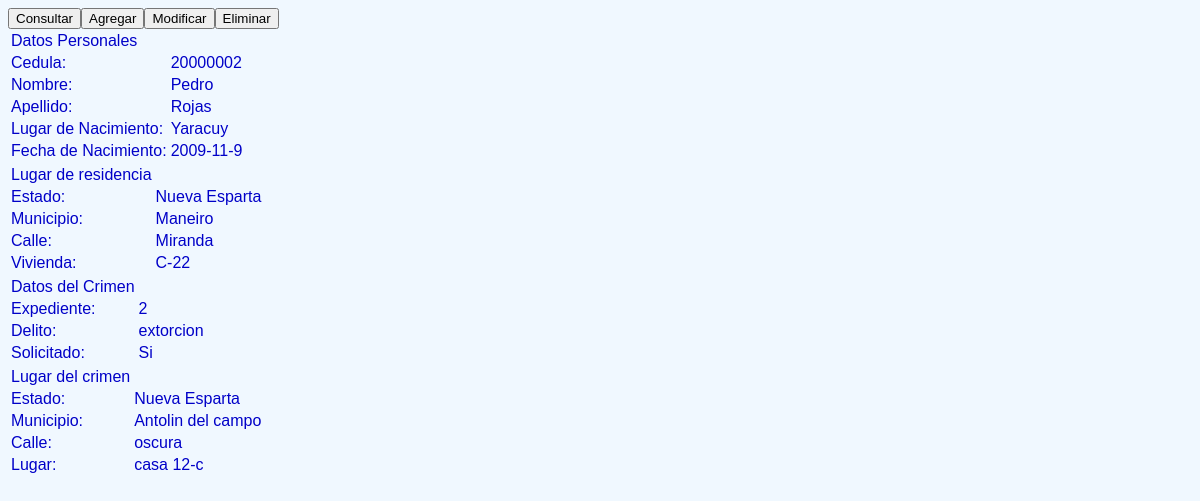
/result_consulta.php?cedula=20000002, run on an earlier commit of the app's database.
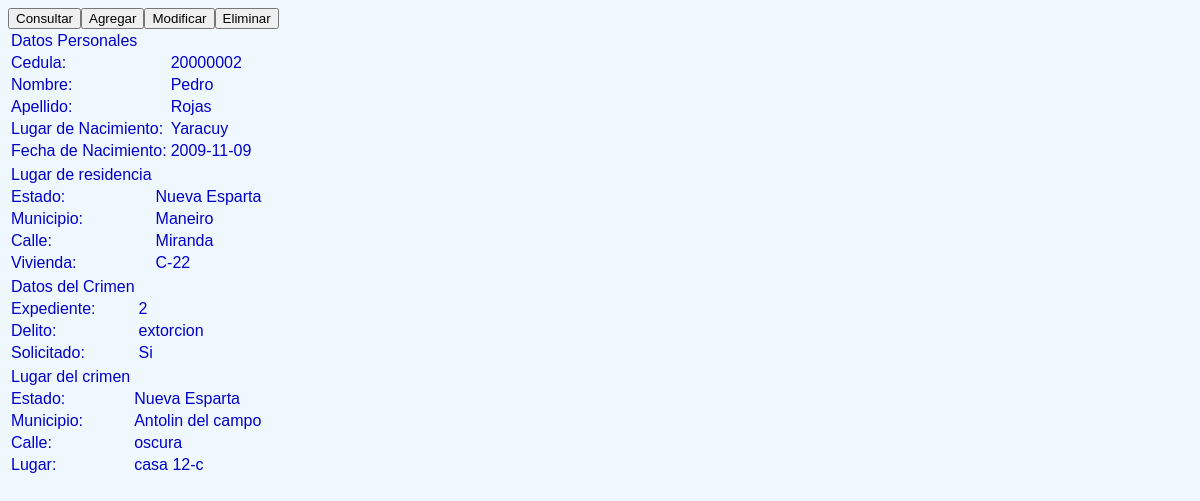
And on a later commit of the database.
### tables this page shows
CREATE TABLE Ciudadanos(
	cedula INT UNSIGNED NOT NULL,
	nombre VARCHAR(64) NOT NULL,
	apellido VARCHAR(64) NOT NULL,
	l_nacimiento VARCHAR(64) NOT NULL,
	f_nacimiento DATE NOT NULL,
	PRIMARY KEY(cedula)
);

CREATE TABLE Ubicacion_Ciudadanos(
	id_uc INT UNSIGNED NOT NULL AUTO_INCREMENT,
	cedula_uc INT UNSIGNED NOT NULL,
	estado_uc VARCHAR(64) NOT NULL,
	municipio_uc VARCHAR(64) NOT NULL,
	calle_uc VARCHAR(64) NOT NULL,
	vivienda_uc VARCHAR (64) NOT NULL,
	PRIMARY KEY (id_uc),
	INDEX UC_FK1(cedula_uc),
	FOREIGN KEY(cedula_uc)
		REFERENCES Ciudadanos(cedula)
);

CREATE TABLE Crimenes(
	expediente INT UNSIGNED NOT NULL,
    delito VARCHAR(64) NOT NULL,
    solicitado BOOL NOT NULL,
    cedula_c INT UNSIGNED NOT NULL,
    PRIMARY KEY (expediente),
    INDEX C_FK1(cedula_c),
    FOREIGN KEY (cedula_c)
		REFERENCES Ciudadanos(cedula)
);

CREATE TABLE Lugar_Crimenes(
	id_lc INT UNSIGNED NOT NULL AUTO_INCREMENT,
    estado_lc VARCHAR(64) NOT NULL,
    municipio_lc VARCHAR(64) NOT NULL,
    calle_lc VARCHAR(64) NOT NULL,
    lugar_lc VARCHAR(64) NOT NULL,
    expediente_lc INT UNSIGNED NOT NULL,
    PRIMARY KEY(id_lc),
    INDEX LC_FK1(expediente_lc),
    FOREIGN KEY (expediente_lc)
		REFERENCES Crimenes(expediente)
);

### result_consulta.php (the view, shortened to what this page needs)
<!DOCTYPE html>
<html>
  <head>
    <link rel="stylesheet" type="text/css" href="estilo.css" media="screen" />
  </head>
  <body>
    <nav name="barra" id="id_barra">
      <table>
            <form action="form_consulta.php">
              <input name="boton" id="id_boton" value="Consultar" type="submit"/>
            </form>
            <form action="form_agregar.php">
              <input name="boton" id="id_boton" value="Agregar" type="submit"/>
            </form>
            <form action="form_modificar.php">
              <input name="boton" id="id_boton" value="Modificar" type="submit"/>
            </form>
            <form action="form_eliminar.php">
              <input name="boton" id="id_boton" value="Eliminar" type="submit"/>
            </form>
      </table>
    </nav>
    <article name="contenido" id="id_contenido">
    <?php
    $cedula=$_GET["cedula"];
    include("conexionBD.php");
    $consulta="SELECT * FROM Ciudadanos WHERE cedula='$cedula'";
    $resultado=mysqli_query($conexion, $consulta);
    if($fila=mysqli_fetch_array($resultado, MYSQLI_ASSOC)){
      $consulta="SELECT * FROM Ciudadanos WHERE cedula='$cedula'";
      $resultado=mysqli_query($conexion, $consulta);
      mysqli_set_charset($conexion, "utf8");
      echo ("<table>");
      echo("<tr><td>Datos Personales</td></tr>");
      while($fila=mysqli_fetch_array($resultado, MYSQLI_ASSOC)){
        echo ("<tr><td>Cedula: </td><td>$fila[cedula]</td></tr>");
        echo ("<tr><td>Nombre: </td><td>$fila[nombre]</td></tr>");
        echo ("<tr><td>Apellido: </td><td>$fila[apellido]</td></tr>");
        echo ("<tr><td>Lugar de Nacimiento: </td><td>$fila[l_nacimiento]</td></tr>");
        echo ("<tr><td>Fecha de Nacimiento: </td><td>$fila[f_nacimiento]</td></tr>");
      }
      echo("</table>");
            $consulta="SELECT * FROM Ubicacion_Ciudadanos WHERE cedula_uc='$cedula'";
            $resultado=mysqli_query($conexion, $consulta);
            echo("<table>");
            echo("<tr><td>Lugar de residencia</td></tr>");
            while($fila=mysqli_fetch_array($resultado, MYSQLI_ASSOC)){
              echo ("<tr><td>Estado: </td><td>$fila[estado_uc]</td></tr>");
              echo ("<tr><td>Municipio: </td><td>$fila[municipio_uc]</td></tr>");
              echo ("<tr><td>Calle: </td><td>$fila[calle_uc]</td></tr>");
              echo ("<tr><td>Vivienda: </td><td>$fila[vivienda_uc]</td></tr>");
              }
            echo("</table>");
      $consulta="SELECT * FROM Crimenes WHERE cedula_c='$cedula'";
      $resultado=mysqli_query($conexion, $consulta);
      echo("<table>");
      echo("<tr><td>Datos del Crimen</td></tr>");
      while($fila=mysqli_fetch_array($resultado, MYSQLI_ASSOC)){
        echo ("<tr><td>Expediente: </td><td>$fila[expediente]</td></tr>");
        echo ("<tr><td>Delito: </td><td>$fila[delito]</td></tr>");
        if($fila["solicitado"]==0){
          $fila["solicitado"]="No";
        }
        else{
          $fila["solicitado"]="Si";
        }
        echo ("<tr><td>Solicitado: </td><td>$fila[solicitado]</td></tr>");
        }
      echo("</table>");
      $consulta="SELECT * FROM Lugar_Crimenes, Crimenes WHERE expediente_lc=expediente AND cedula_c=$cedula";
      $resultado=mysqli_query($conexion, $consulta);
      echo("<table>");
      echo("<tr><td>Lugar del crimen</td></tr>");
      while($fila=mysqli_fetch_array($resultado, MYSQLI_ASSOC)){
        echo ("<tr><td>Estado: </td><td>$fila[estado_lc]</td></tr>");
        echo ("<tr><td>Municipio: </td><td>$fila[municipio_lc]</td></tr>");
        echo ("<tr><td>Calle: </td><td>$fila[calle_lc]</td></tr>");
        echo ("<tr><td>Lugar: </td><td>$fila[lugar_lc]</td></tr>");
      }
      echo("</table>");
    }
    else{
      echo("<p>El ciudadano no ha cometido delitos anteriormente</p>");
    }
    ?>
  </article>
  </body>
</html>

### estilo.css (style rules this page uses)
body { background-color: #f0f8ff; font-family: Helvetica, sans-serif; }
table { border-color:#37526f; }
td { font-style: bold; color: #0000c8; }

What changed in the data, as far as the page shows it:
changed ciudadanos "Pedro": f_nacimiento "2009-11-9" → "2009-11-09"
